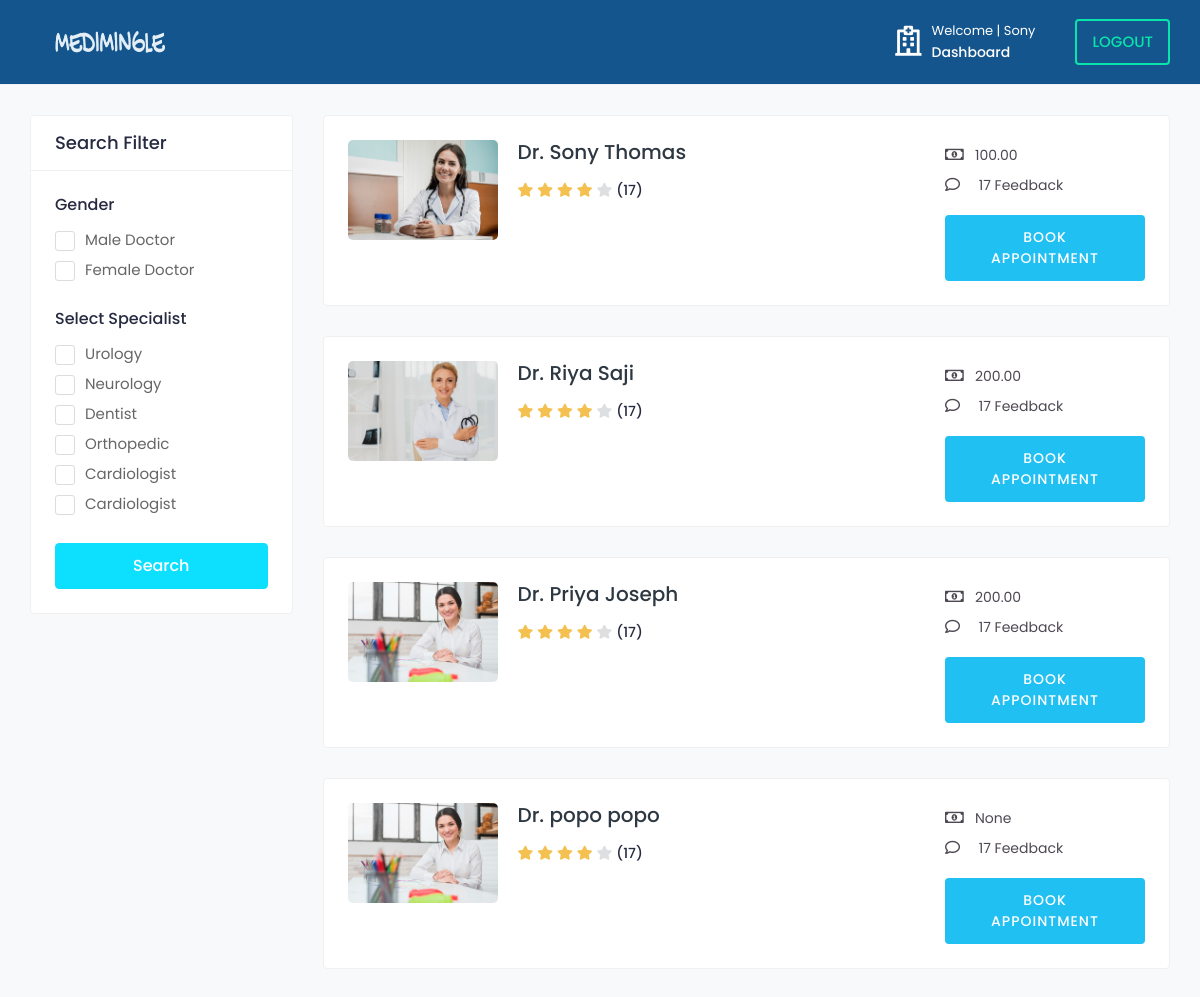
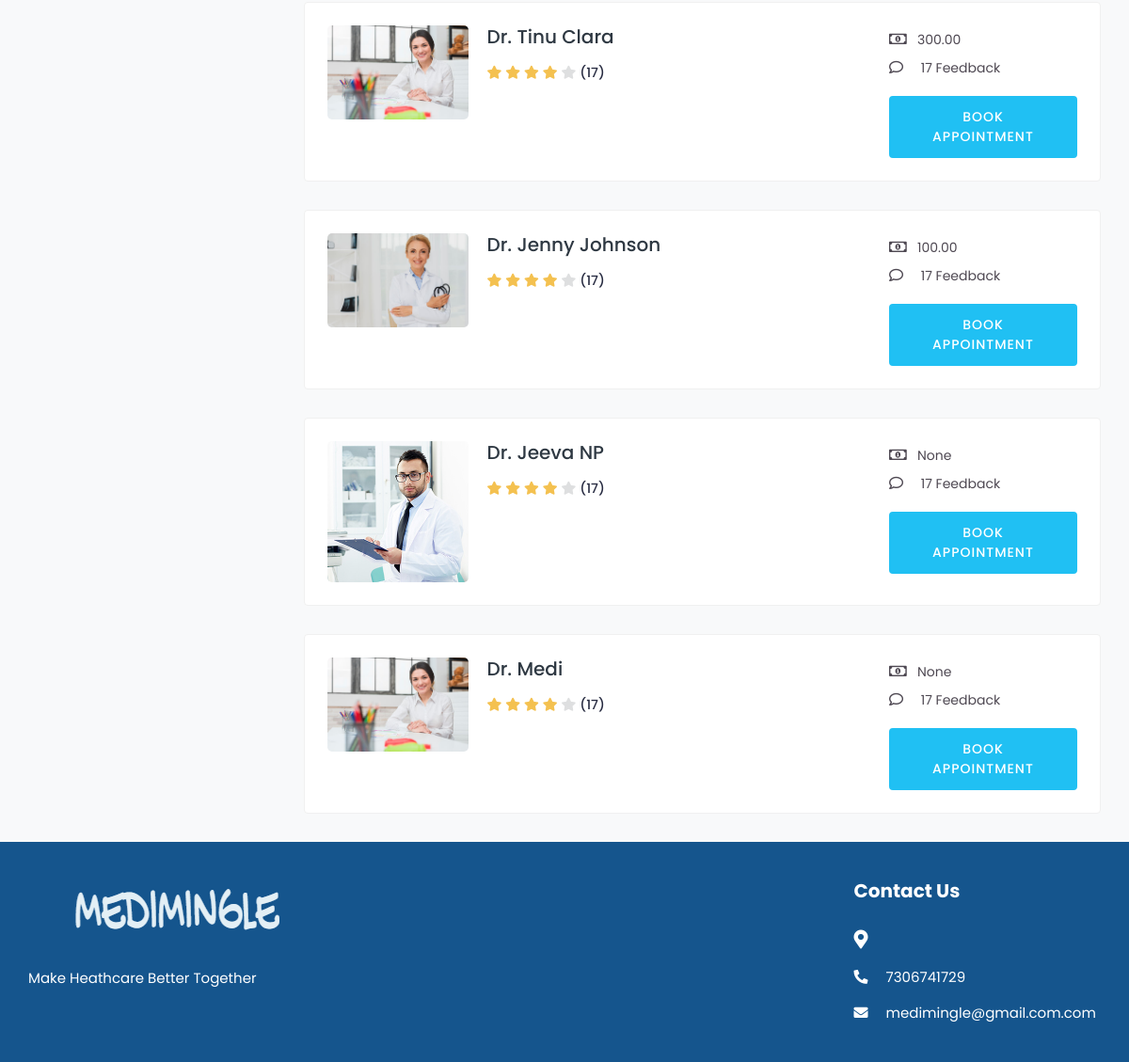
Page /doctors/ (signed in) on the earlier database version (2 pictures, top to bottom).
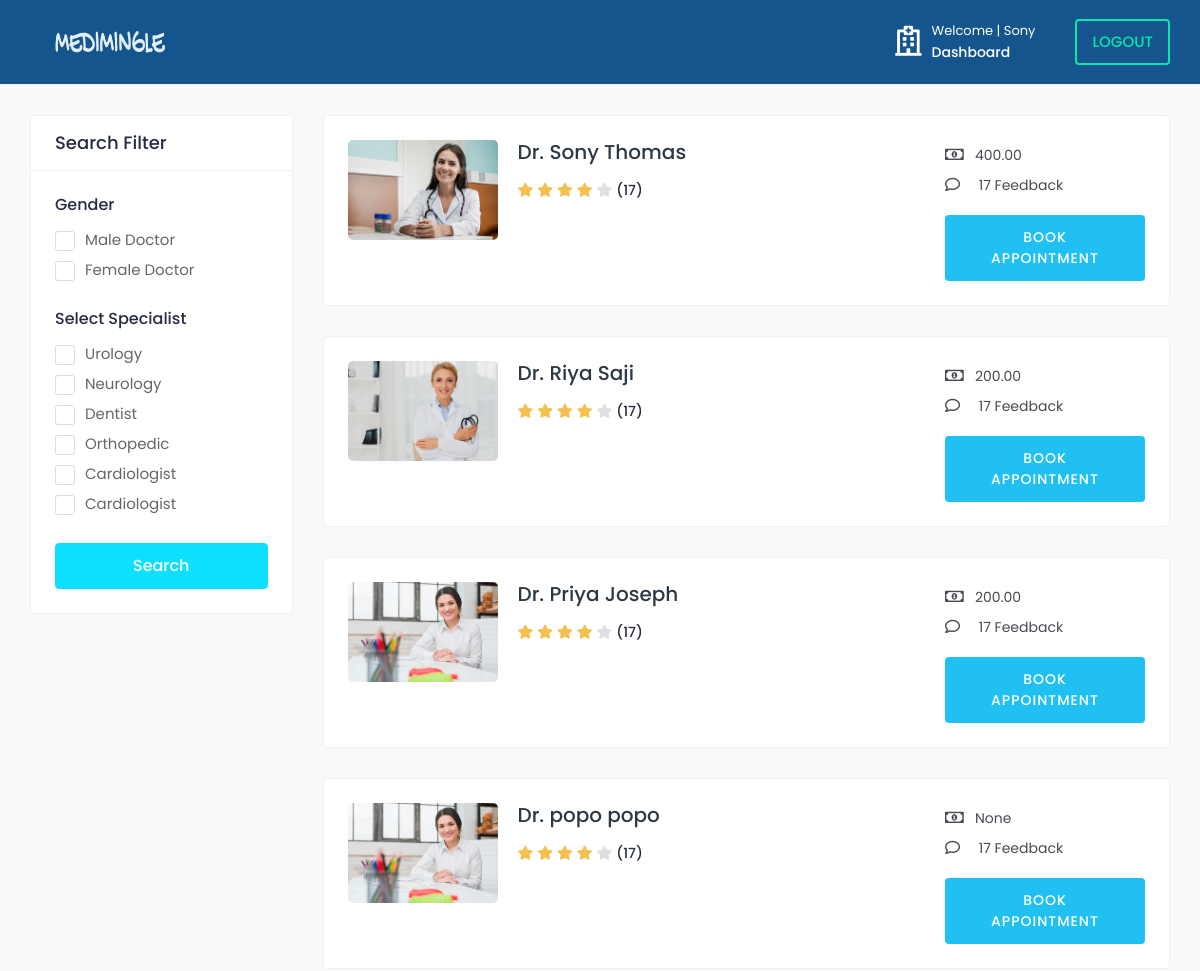
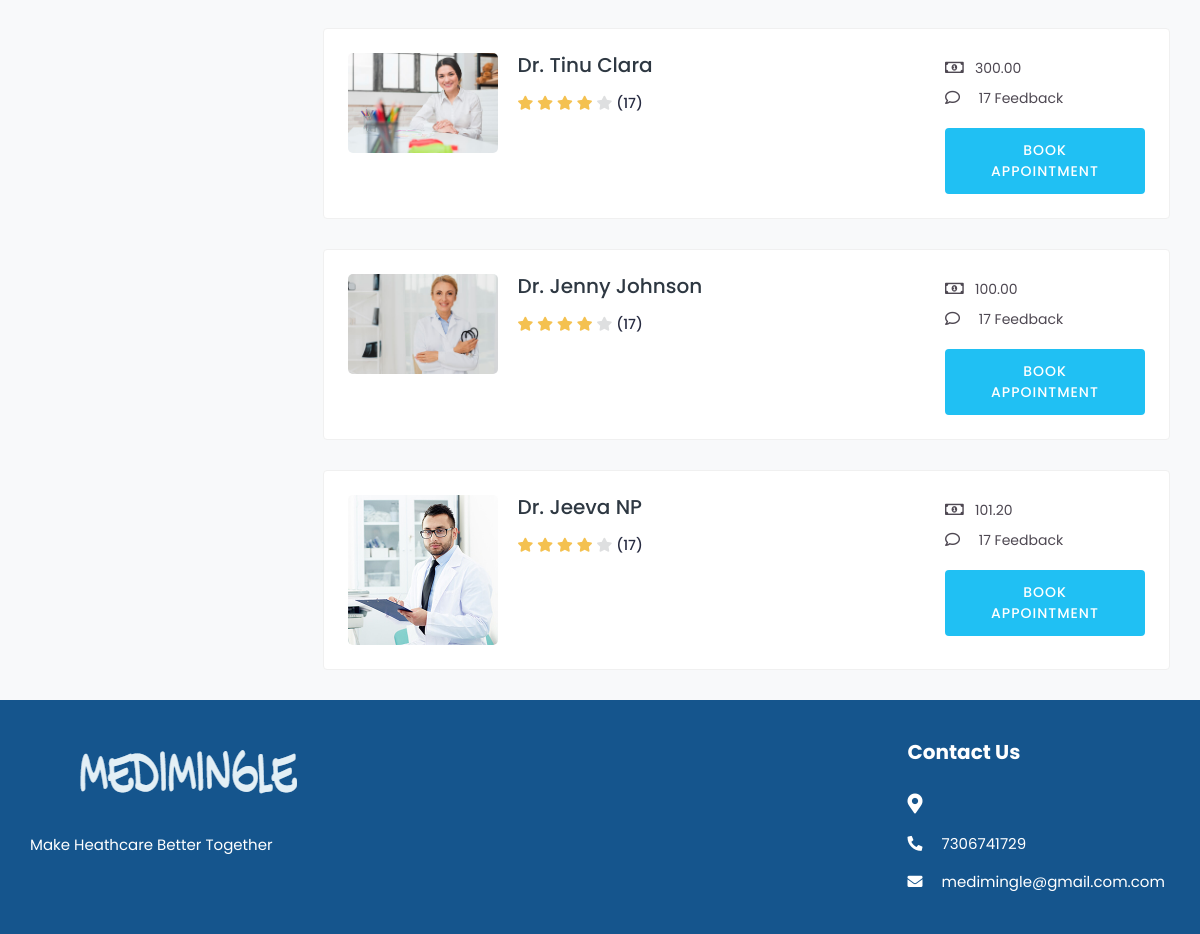
Same page on the later database version (2 pictures, top to bottom).
### medi/models.py (models this page shows, shortened)
class tbl_user(AbstractUser):
    email=models.EmailField(unique=True)
    phone_number=models.CharField(max_length=15, null=True)
    USER_TYPE_CHOICES = (
        ('patient', 'Patient'),('doctor', 'Doctor'),
    )
    user_type = models.CharField(
        max_length=10,
        choices=USER_TYPE_CHOICES,
        default='patient',
    )
    is_email_verified = models.BooleanField(default=False)
    email_verification_token = models.CharField(max_length=255, blank=True, null=True)
    status= models.BooleanField(default=False)

class Doctor(models.Model):
    user = models.OneToOneField(tbl_user, on_delete=models.CASCADE)
    city  = models.CharField(max_length=50,null=True,blank=True)
    profile_image = models.ImageField(upload_to='doctor/',default='default.png')
    gender = models.CharField(max_length=10, blank=True)
    description = models.TextField(blank=True)
    date_joined = models.DateTimeField(default=datetime.now, blank=True)
    consulting_fee = models.DecimalField(max_digits=10, decimal_places=2,blank=True,null=True)
    registration_number = models.CharField(max_length=50, null=True, blank=True)
    certificate = models.FileField(upload_to='certificates/', null=True, blank=True)

### medi/views.py (the view)
# urls.py: path('doctors/',views.doctors, name='doctors'),
@never_cache
@login_required(login_url='signin')
def doctors(request):
    doctors = Doctor.objects.all()
    context = {
        'doctors':doctors,
    }
    return render(request, 'doctors.html', context)

### templates/doctors.html (shortened to what this page needs)
{% load static %}
{% include 'includes/main_header.html' %}
			<div class="content">
				<div class="container-fluid">
					<div class="row">
						<div class="col-md-12 col-lg-4 col-xl-3 theiaStickySidebar">
							<div class="card search-filter">
								<div class="card-header">
									<h4 class="card-title mb-0">Search Filter</h4>
								</div>
								<div class="card-body">
									<form action="{% url 'doctor_search' %}" method="GET">
										<div class="filter-widget">
											<h4>Gender</h4>
											<div>
												<label class="custom_check">
													<span class="checkmark"></span> Male Doctor
												</label>
											</div>
											<div>
												<label class="custom_check">
													<span class="checkmark"></span> Female Doctor
												</label>
											</div>
										</div>
										<div class="filter-widget">
											<h4>Select Specialist</h4>
											<div>
												<label class="custom_check">
													<span class="checkmark"></span> Urology
												</label>
											</div>
											<div>
												<label class="custom_check">
													<span class="checkmark"></span> Neurology
												</label>
											</div>
											<div>
												<label class="custom_check">
													<span class="checkmark"></span> Dentist
												</label>
											</div>
											<div>
												<label class="custom_check">
													<span class="checkmark"></span> Orthopedic
												</label>
											</div>
											<div>
												<label class="custom_check">
													<span class="checkmark"></span> Cardiologist
												</label>
											</div>
											<div>
												<label class="custom_check">
													<span class="checkmark"></span> Cardiologist
												</label>
											</div>
										</div>
											<div class="btn-search">
												<button type="submit" class="btn btn-block">Search</button>
											</div>
									 </form>
								</div>
							</div>
						</div>
						<div class="col-md-12 col-lg-8 col-xl-9">
							{% for doctor in doctors %}
							<div class="card">
								<div class="card-body">
									<div class="doctor-widget">
										<div class="doc-info-left">
											<div class="doctor-img">
												<a href="{% url 'profile' doctor.id %}">
													<img src="{{ doctor.profile_image.url }}" class="img-fluid" alt="User Image">
												</a>
											</div>
											<div class="doc-info-cont">
												<h4 class="doc-name"><a href="{% url 'profile' doctor.id %}">Dr. {{doctor.user.first_name}} {{doctor.user.last_name}}</a></h4>
												<div class="rating">
													<i class="fas fa-star filled"></i>
													<i class="fas fa-star filled"></i>
													<i class="fas fa-star filled"></i>
													<i class="fas fa-star filled"></i>
													<i class="fas fa-star"></i>
													<span class="d-inline-block average-rating">(17)</span>
												</div>
											</div>
										</div>
										<div class="doc-info-right">
											<div class="clini-infos">
												<ul>
													<li><i class="far fa-money-bill-alt"></i>{{doctor.consulting_fee}}</li>
													<li><i class="far fa-comment"></i> 17 Feedback</li>
													</ul>
											</div>
											<div class="clinic-booking">
												<a class="apt-btn" name="book" href="{% url 'booking' doctor.id %}">Book Appointment</a>
											</div>
										</div>
									</div>
								</div>
							</div>
							{% endfor %}
						</div>
					</div>
				</div>
			</div>
			<footer class="footer">
				<div class="footer-top">
					<div class="container-fluid">
						<div class="row">
							<div class="col-lg-3 col-md-6">
								<div class="footer-widget footer-about">
									<div class="footer-logo">
										<img src="{% static '/assets/img/logo.png'%}" alt="logo">
									</div>
									<div class="footer-about-content">
										<p>Make Heathcare Better Together</p>
									</div>
								</div>
							</div>
							<div class="col-lg-3 col-md-6">
							</div>
							<div class="col-lg-3 col-md-6">
							</div>
							<div class="col-lg-3 col-md-6">
								<div class="footer-widget footer-contact">
									<h2 class="footer-title">Contact Us</h2>
									<div class="footer-contact-info">
										<div class="footer-address">
											<span><i class="fas fa-map-marker-alt"></i></span>
										</div>
										<p>
											<i class="fas fa-phone-alt"></i>
											7306741729
										</p>
										<p class="mb-0">
											<i class="fas fa-envelope"></i>
											medimingle@gmail.com.com
										</p>
									</div>
								</div>
							</div>
						</div>
					</div>
				</div>
						</div>
	</body>
</html>

### templates/includes/main_header.html (shortened to what this page needs)
{% load static %}
<!DOCTYPE html>
<html lang="en">
<head>
		<link rel="stylesheet" href="{% static '/assets/css/bootstrap.min.css'%}">
		<link rel="stylesheet" href="{% static '/assets/plugins/fontawesome/css/fontawesome.min.css'%}">
		<link rel="stylesheet" href="{% static '/assets/plugins/fontawesome/css/all.min.css'%}">
		<link rel="stylesheet" href="{% static '/assets/css/style.css'%}">
	</head>
	<body>
		<div class="main-wrapper">
			{% load static %}
<header class="header">
    <nav class="navbar navbar-expand-lg header-nav">
        <div class="navbar-header">
            <a href="index-2.html" class="navbar-brand logo">
                <img src="{% static '/assets/img/logo.png'%}" class="img-fluid" alt="Logo">
            </a>
        </div>
        <ul class="nav header-navbar-rht">
            <li class="nav-item contact-item">
                <div class="header-contact-img">
                    <i  style="color: white;" class="far fa-hospital"></i>
                </div>
                <div class="header-contact-detail">
                    {% if user.is_authenticated %}
                        <p style="color: white;" class="contact-header">Welcome | {{ user.first_name }}</p>
                        {% if user.user_type == 'doctor' %}
                            <p class="contact-info-header"><a href="{% url 'doctor_dashboard' %}" style="color: white;" >Dashboard</a></p>
                        {% else %}
                        <p style="color: white;" class="contact-info-header"><a href="{% url 'patient_dashboard' %}" style="color: white;" >Dashboard</a></p>
                        {% endif %}
                    {% endif %}
                </div>
            </li>
            <li class="nav-item">
				{% if user.is_authenticated %}
				<li class="nav-item">
					<a class="nav-link header-login" href="{% url 'logout' %}">Logout</a>
				</li>
				{% endif %}
        </ul>
    </nav>
</header>

Differences in the rows shown:
removed Doctor: profile_image (placeholder picture), user.first_name "Medi", consulting_fee "None"
changed Doctor "Sony": consulting_fee "100.00" → "400.00"
changed Doctor "Jeeva": consulting_fee "None" → "101.20"
